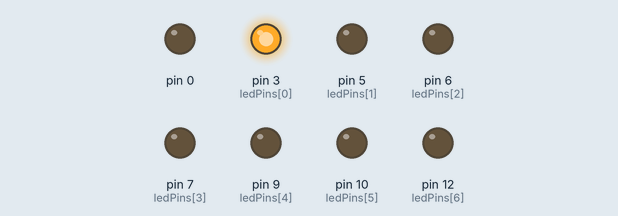
A sketch run on a simulated Arduino Uno, built with avr-gcc and run on an emulated ATmega328P. On the bench: output pins drawn as LEDs (lit = HIGH).

Above: at 0.5 s.
At 2.5 s:
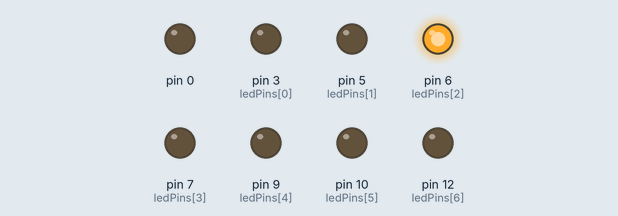
At 3.5 s:
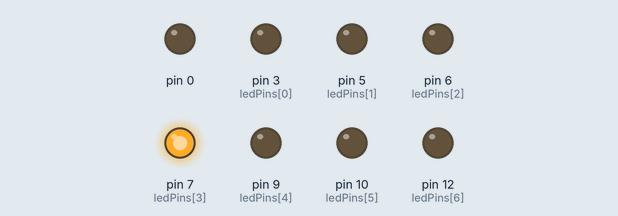
At 5.5 s:
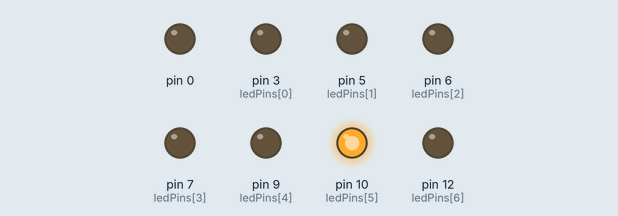
At 7.5 s:
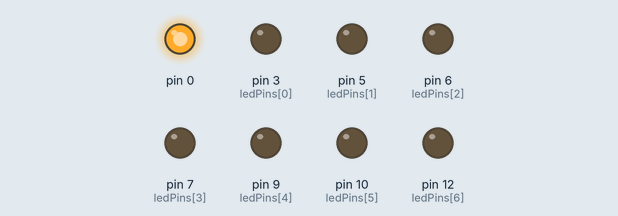
At 10.3 s:
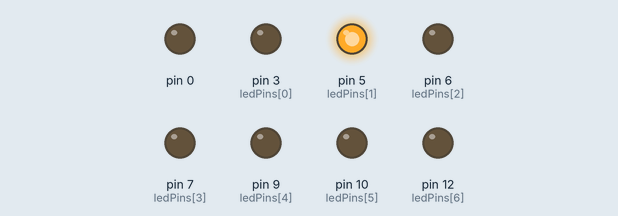
Timing chart, 0 to 11.4 s (numbered marks = the images above):
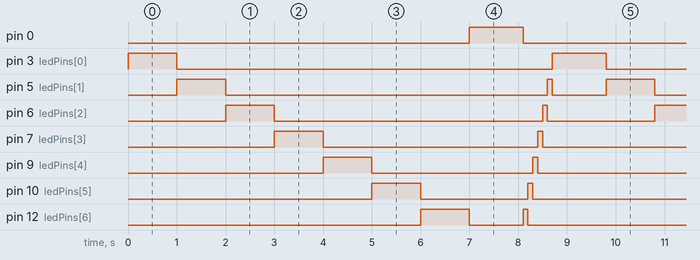

The sketch:

Blink_LED.ino
```cpp
// Define the number of LEDs
const int numLEDs = 8;

// Define the pins for the LEDs
int ledPins[numLEDs] = {3, 5, 6, 7, 9, 10, 12};

void setup() {
  // Set all LED pins as outputs
  for (int i = 0; i < numLEDs; i++) {
    pinMode(ledPins[i], OUTPUT);
  }
}

void loop() {
  // Loop to light up LEDs from left to right
  for (int i = 0; i < numLEDs; i++) {
    digitalWrite(ledPins[i], HIGH); // Turn on the LED
    delay(1000);                     // Wait for 100 milliseconds
    digitalWrite(ledPins[i], LOW);  // Turn off the LED
  }

  // Loop to light up LEDs from right to left
  for (int i = numLEDs - 1; i >= 0; i--) {
    digitalWrite(ledPins[i], HIGH); // Turn on the LED
    delay(100);                     // Wait for 100 milliseconds
    digitalWrite(ledPins[i], LOW);  // Turn off the LED
  }
}
```

Measured:
- by itself, pin 0, pin 3 (ledPins[0]): alternates HIGH for 1.1 s and LOW for 7.7 s
- by itself, pin 5 (ledPins[1]): repeats every 8.8 s: LOW 6.6 s, HIGH 0.10 s, LOW 1.1 s, HIGH 1.0 s
- by itself, pin 6 (ledPins[2]): repeats every 8.8 s: LOW 5.5 s, HIGH 0.10 s, LOW 2.2 s, HIGH 1.0 s
- by itself, pin 7 (ledPins[3]): repeats every 8.8 s: LOW 4.4 s, HIGH 0.10 s, LOW 3.3 s, HIGH 1.0 s
- by itself, pin 9 (ledPins[4]): repeats every 8.8 s: LOW 3.3 s, HIGH 0.10 s, LOW 4.4 s, HIGH 1.0 s
- by itself, pin 10 (ledPins[5]): repeats every 8.8 s: LOW 2.2 s, HIGH 0.10 s, LOW 5.5 s, HIGH 1.0 s
- by itself, pin 12 (ledPins[6]): repeats every 8.8 s: LOW 1.1 s, HIGH 0.10 s, LOW 6.6 s, HIGH 1.0 s
